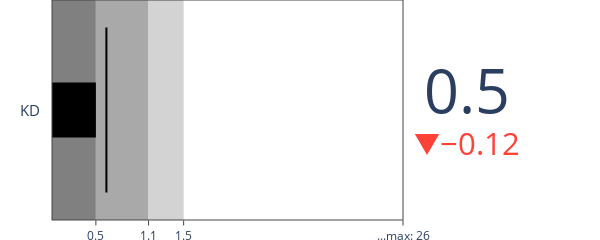

Notebook code for this chart:
### Code cell
# matche's values
kd_player = player_kills['KD'] if not player_kills['KD'] == 0 else 0.1
kd_mean = round(players_quartiles['KD']['mean'], 1)
kd_median = round(players_quartiles['KD']['50%'],1)
kd_Q3 = round(players_quartiles['KD']['75%'],1)
kd_max = round(players_quartiles['KD']['max'],1)
gauge_length = 4

fig = go.Figure(go.Indicator(
    mode = "number+gauge+delta", value = kd_player,
    domain = {'x': [0.1, 1], 'y': [0, 1]},
    title = {'text' :"KD", 'font_size':15},
    delta = {'reference': lifetime_kd},
    gauge = {
        'shape': "bullet",
        'axis': {'range': [None, gauge_length]},
        'threshold': {
            'line': {'color': "black", 'width': 2},
            'thickness': 0.75,
            'value': lifetime_kd},
        'steps': [
            {'range': [0, kd_median], 'color': "grey"},
            {'range': [kd_median, kd_mean], 'color': "darkgrey"},
            {'range': [kd_mean, kd_Q3], 'color': "lightgrey"}],
        'bar': {'color': "black"}
    }))

fig.update_layout(
    height = 70,
    width = 600,
    margin = {'t':0, 'b':20, 'l':0}
)
ticks = [kd_median, kd_mean, kd_Q3, gauge_length]
fig.update_traces(
    gauge={
        "axis": {
            "tickmode": "array",
            "tickvals": ticks,
            "ticktext": ["...max: 26" if i == gauge_length else i for i in ticks],
        }
    }
)
fig.show()

### Figure 1 — Plotly figure (JSON) as saved in the notebook; plotly's stock layout.template omitted (floating-point values rounded to 4 significant figures)
{"data": [{"delta": {"reference": 0.62}, "domain": {"x": [0.1, 1], "y": [0, 1]}, "gauge": {"axis": {"range": [null, 4], "tickmode": "array", "ticktext": [0.5, 1.1, 1.5, "...max: 26"], "tickvals": [0.5, 1.1, 1.5, 4]}, "bar": {"color": "black"}, "shape": "bullet", "steps": [{"color": "grey", "range": [0, 0.5]}, {"color": "darkgrey", "range": [0.5, 1.1]}, {"color": "lightgrey", "range": [1.1, 1.5]}], "threshold": {"line": {"color": "black", "width": 2}, "thickness": 0.75, "value": 0.62}}, "mode": "number+gauge+delta", "title": {"font": {"size": 15}, "text": "KD"}, "type": "indicator", "value": 0.5}], "layout": {"height": 70, "margin": {"b": 20, "l": 0, "t": 0}, "width": 600}}
